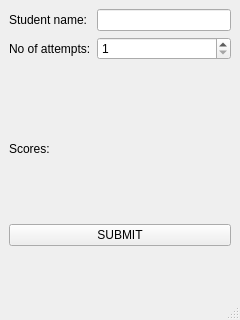
<?xml version="1.0" encoding="UTF-8"?>
<ui version="4.0">
 <class>MainWindow</class>
 <widget class="QMainWindow" name="MainWindow">
  <property name="geometry">
   <rect>
    <x>0</x>
    <y>0</y>
    <width>240</width>
    <height>320</height>
   </rect>
  </property>
  <property name="windowTitle">
   <string>MainWindow</string>
  </property>
  <widget class="QWidget" name="centralwidget">
   <layout class="QGridLayout" name="gridLayout">
    <item row="0" column="0" colspan="2">
     <widget class="QLabel" name="labelStudentName">
      <property name="text">
       <string>Student name:</string>
      </property>
     </widget>
    </item>
    <item row="0" column="2">
     <widget class="QLineEdit" name="lineEditStudentName"/>
    </item>
    <item row="1" column="0" colspan="2">
     <widget class="QLabel" name="labelAttempts">
      <property name="text">
       <string>No of attempts:</string>
      </property>
     </widget>
    </item>
    <item row="1" column="2">
     <widget class="QSpinBox" name="spinBoxAttempts">
      <property name="minimum">
       <number>1</number>
      </property>
      <property name="maximum">
       <number>4</number>
      </property>
     </widget>
    </item>
    <item row="2" column="1" colspan="2">
     <widget class="QWidget" name="layoutScores" native="true">
      <layout class="QVBoxLayout" name="verticalLayout_2">
       <item>
        <layout class="QVBoxLayout" name="verticalLayout"/>
       </item>
      </layout>
     </widget>
    </item>
    <item row="3" column="0" colspan="2">
     <widget class="QLabel" name="labelScores">
      <property name="text">
       <string>Scores:</string>
      </property>
     </widget>
    </item>
    <item row="5" column="0" rowspan="2" colspan="3">
     <widget class="QPushButton" name="buttonSubmit">
      <property name="text">
       <string>SUBMIT</string>
      </property>
     </widget>
    </item>
    <item row="6" column="1" colspan="2">
     <widget class="QLabel" name="labelMessage">
      <property name="text">
       <string/>
      </property>
     </widget>
    </item>
   </layout>
  </widget>
  <widget class="QMenuBar" name="menubar">
   <property name="geometry">
    <rect>
     <x>0</x>
     <y>0</y>
     <width>240</width>
     <height>21</height>
    </rect>
   </property>
  </widget>
  <widget class="QStatusBar" name="statusbar"/>
 </widget>
 <resources/>
 <connections/>
</ui>
